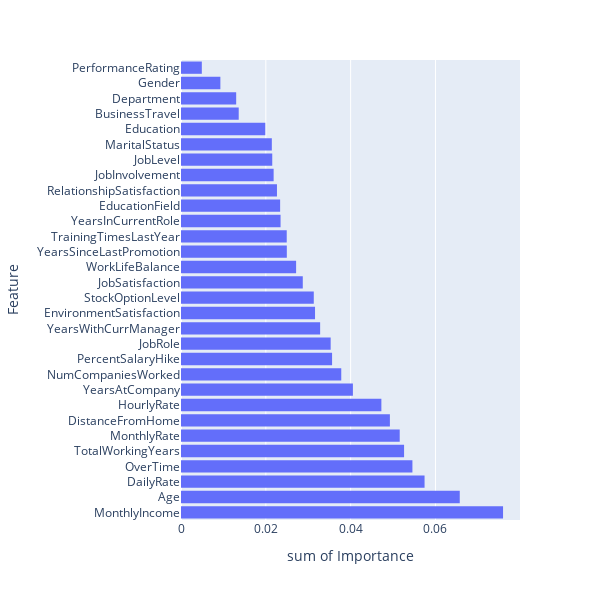

Notebook source saved alongside this figure:
### Code cell
from sklearn.ensemble import RandomForestClassifier
X = new_df.drop('Attrition', axis=1)
y = new_df['Attrition']

# Initialize a RandomForestClassifier
clf = RandomForestClassifier(random_state=42)

# Fit the model
clf.fit(X, y)

# Get feature importances
feature_importances = clf.feature_importances_
feature_importance_df = pd.DataFrame({'Feature': X.columns, 'Importance': feature_importances})

# Sort the DataFrame by importance in descending order
feature_importance_df = feature_importance_df.sort_values(by='Importance', ascending=False)

fig = px.histogram(feature_importance_df, y="Feature",x="Importance",width=600, height=600)
fig.show()

### Figure 1 — Plotly figure (JSON) as saved in the notebook; plotly's stock layout.template omitted (floating-point values rounded to 4 significant figures)
{"data": [{"alignmentgroup": "True", "bingroup": "y", "histfunc": "sum", "hovertemplate": "sum of Importance=%{x}<br>Feature=%{y}<extra></extra>", "legendgroup": "", "marker": {"color": "#636efa", "pattern": {"shape": ""}}, "name": "", "offsetgroup": "", "orientation": "h", "showlegend": false, "type": "histogram", "x": [0.07594, 0.06573, 0.05743, 0.05457, 0.0526, 0.05157, 0.04926, 0.04725, 0.04053, 0.03779, 0.03562, 0.03529, 0.03281, 0.0316, 0.03131, 0.02872, 0.02714, 0.02495, 0.02493, 0.02348, 0.02337, 0.02263, 0.02184, 0.02152, 0.02142, 0.01987, 0.01361, 0.01301, 0.009284, 0.00491, 0], "xaxis": "x", "y": ["MonthlyIncome", "Age", "DailyRate", "OverTime", "TotalWorkingYears", "MonthlyRate", "DistanceFromHome", "HourlyRate", "YearsAtCompany", "NumCompaniesWorked", "PercentSalaryHike", "JobRole", "YearsWithCurrManager", "EnvironmentSatisfaction", "StockOptionLevel", "JobSatisfaction", "WorkLifeBalance", "YearsSinceLastPromotion", "TrainingTimesLastYear", "YearsInCurrentRole", "EducationField", "RelationshipSatisfaction", "JobInvolvement", "JobLevel", "MaritalStatus", "Education", "BusinessTravel", "Department", "Gender", "PerformanceRating", "Over18"], "yaxis": "y"}], "layout": {"barmode": "relative", "height": 600, "legend": {"tracegroupgap": 0}, "margin": {"t": 60}, "width": 600, "xaxis": {"anchor": "y", "domain": [0, 1], "title": {"text": "sum of Importance"}}, "yaxis": {"anchor": "x", "domain": [0, 1], "title": {"text": "Feature"}}}}
